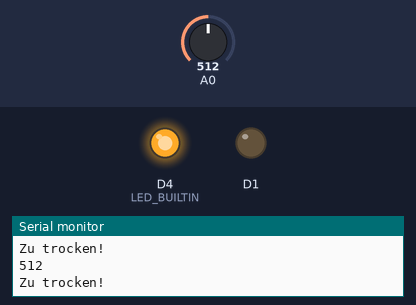
The sketch below on a simulated ESP8266 (NodeMCU). Parts: output pins drawn as LEDs (lit = HIGH, except the on-board LED, lit = LOW), the last lines printed to the serial monitor. Inputs (shaded band) come from the test bench; at power-on: A0 = 512.

Above: at 1.8 s.
1.9 s: A0 set to 789
3.4 s: A0 set to 809
At 4.4 s:
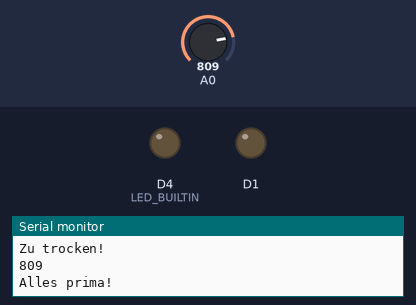
5.5 s: A0 set to 790
At 7.1 s:
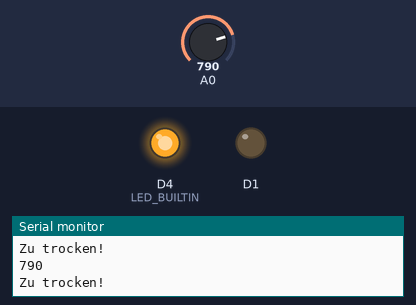
7.5 s: A0 set to 810
At 8.6 s:
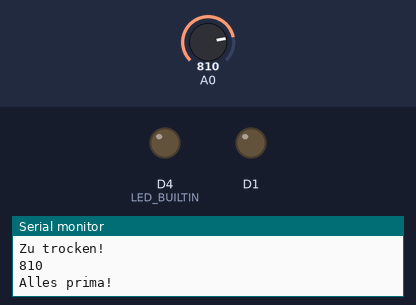
Timing chart, 0 to 10.5 s (numbered marks = the images above; inputs shaded):
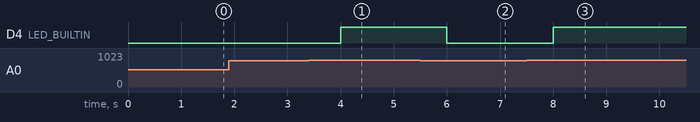

Measured:
- the behaviour switches between 800 and 801 on A0 (found by bisection; images 0 and 1)
- after the input at 3.4 s, D4 (LED_BUILTIN): LOW → HIGH after 0.60 s
- after the input at 5.5 s, D4 (LED_BUILTIN): HIGH → LOW after 0.50 s
- after the input at 7.5 s, D4 (LED_BUILTIN): LOW → HIGH after 0.50 s

The sketch:

NodeMCU-Blumentopf.ino
```cpp
// -----------------------------------------
// PROGRAMM ZUM MESSEN DER BODENFEUCHTIGKEIT
// C O D E W E E K      HAMBURG         2017
// -----------------------------------------

// Datum: September 2017
// Autor(en): Boris Crismancich <boris.crismancich@erminas.de>, Jana Klemp <jana.klemp@erminas.de>
// Quelle und Dokumentation: https://github.com/crismancich/NodeMCU-Blumentopf

// Das Programm misst ob zwei Kabeln die in der Erde stecken,
// Strom fließt. Fließt der Strom, ist die erde feucht.
// Fließt er nicht, ist die Erde zu trocken und die LED des NodeMCU
// LED wird eingeschaltet.

// Dieser Teil bereitet einmalig alles vor
void setup() {
  // Bereitet den LED Pin vor
  pinMode(LED_BUILTIN, OUTPUT);

  // Bereitet den Strom Pin als Ausgang vor
  pinMode(D1, OUTPUT);

  // Öffnet die Serielle Konsole, damit man auf dem PC Statusmeldungen vom NodeMCU sehen kann
  Serial.begin(115200);
  Serial.println("\n Programm startet");
}

// Dieser Teil läuft danach in Endlosschleife
void loop() {
  // Strom auf D0 einschalten
  digitalWrite(D0, 1);

  // Auf A0 messen, ob strom ankommt
  int messwert = analogRead(A0);

  // Strom auf D0 ausschalten
  digitalWrite(D0, 0);

  // Messwert auf Konsole des PCs ausgeben
  Serial.println(messwert);

  // Wenn messwert kleiner oder gleich 800
  if(messwert <= 800){
    Serial.println("Zu trocken!");
    // Led einschalten (bei dieser LED ist 0 = an und 1 = aus. Komisch!)
    digitalWrite(LED_BUILTIN, 0);
  }
  // Sonst
  else {
    Serial.println("Alles prima!");
    // LED ausschalten
    digitalWrite(LED_BUILTIN, 1);
  }
  // Eine sekunde (1000 Millisekunden) warten
  delay(1000);

}
```
